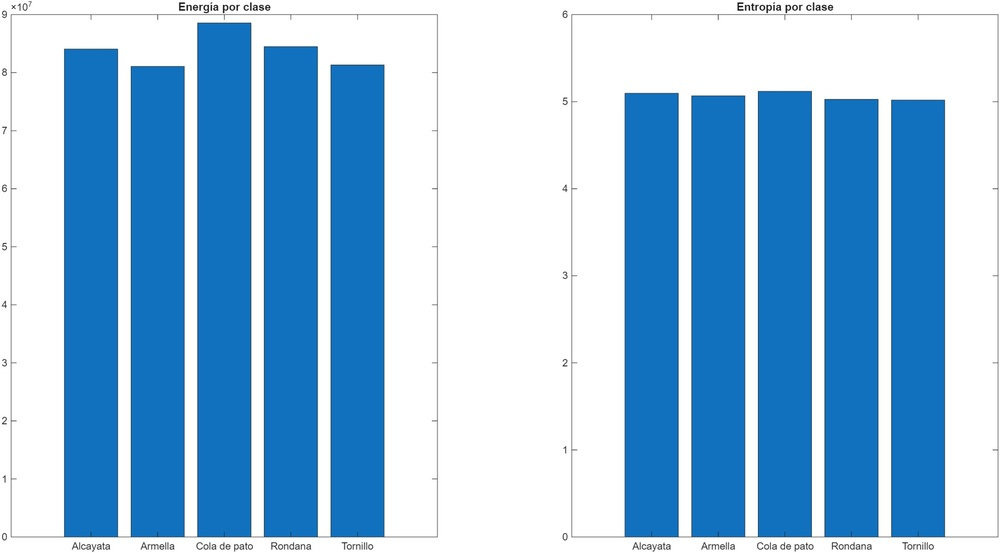
%> input picture crudos_energia_entropia.jpeg, 1000 x 553 px, shrunk from 2061 x 1140 before the run
$ octave --eval "result = segmentImage(imread('crudos_energia_entropia.jpeg'));"   (GNU Octave 9; MATLAB toolbox functions it lacks are replaced by stand-ins)
%> lines starting %> are read from the running program, lines starting %| are printed output that depends on the picture; in (x1, y1, x2, y2) boxes, pixels count from 0 and x2, y2 are one past the last pixel; in counts of white or black regions, pixels touching at a corner belong together; the program's own positions count from 1
function [BW,maskedImage] = segmentImage(X)
%segmentImage Segment image using auto-generated code from Image Segmenter app
%  [BW,MASKEDIMAGE] = segmentImage(X) segments image X using auto-generated
%  code from the Image Segmenter app. The final segmentation is returned in
%  BW, and a masked image is returned in MASKEDIMAGE.

% Auto-generated by imageSegmenter app on 10-Jul-2025
%----------------------------------------------------


% Adjust data to span data range.
X = imadjust(X);
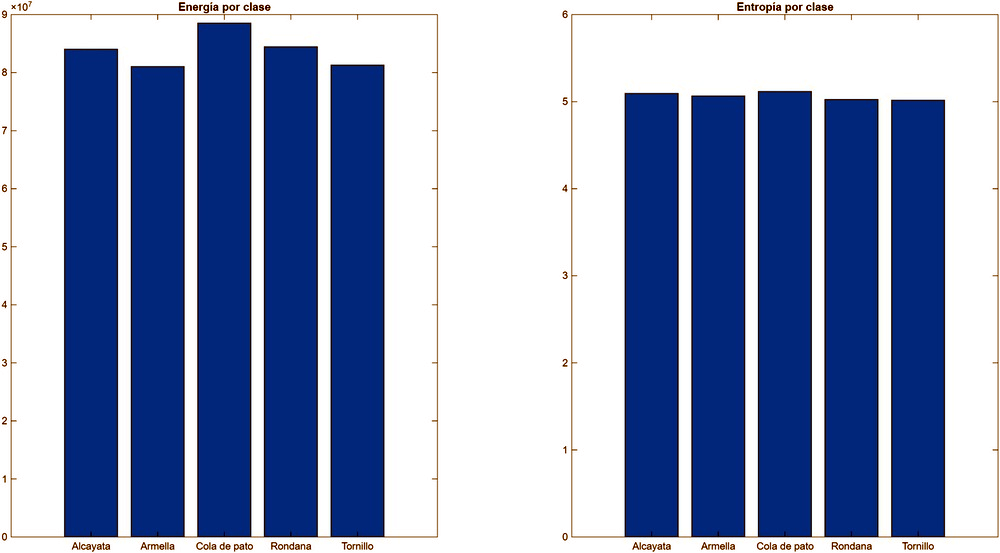
%> X: size 553x1000x3 uint8; mean R, G, B 138.6, 153.3, 188.5

% Threshold image with manual threshold
BW = im2gray(X) > 2.524500e+02;
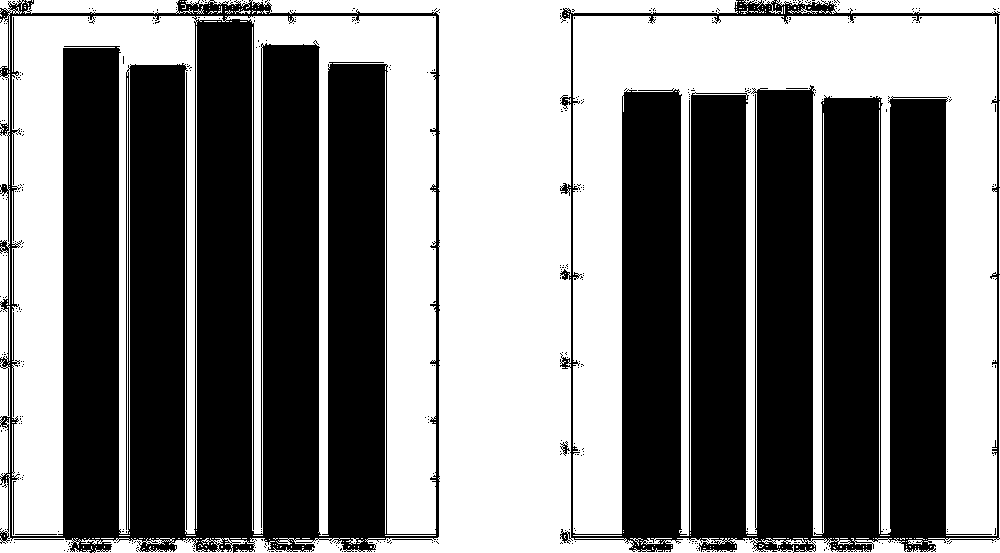
%> BW: size 553x1000 logical; 48.6% white; 246 white regions (220 under 20 px), largest, box (x1, y1, x2, y2) and area: (573, 16, 997, 536) 93363, (0, 0, 1000, 553) 86617, (12, 16, 436, 536) 78661

% Open mask with square
width = 3;
se = strel('square', width);
BW = imopen(BW, se);
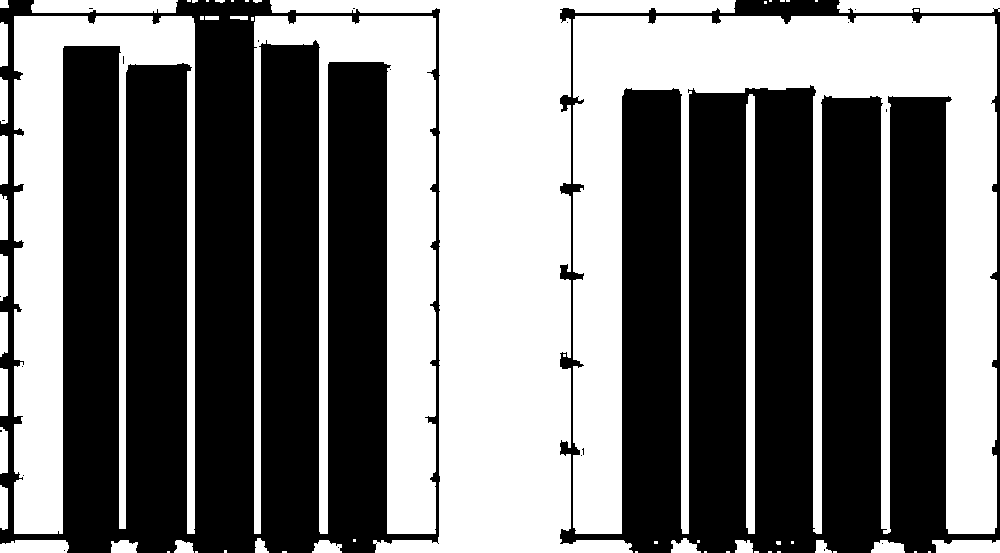
%> BW: size 553x1000 logical; 46.1% white; 63 white regions (32 under 20 px), largest, box (x1, y1, x2, y2) and area: (573, 16, 997, 534) 87303, (270, 0, 736, 553) 77819, (254, 16, 436, 534) 37603

% Create masked image.
maskedImage = X;
maskedImage(~BW) = 0;
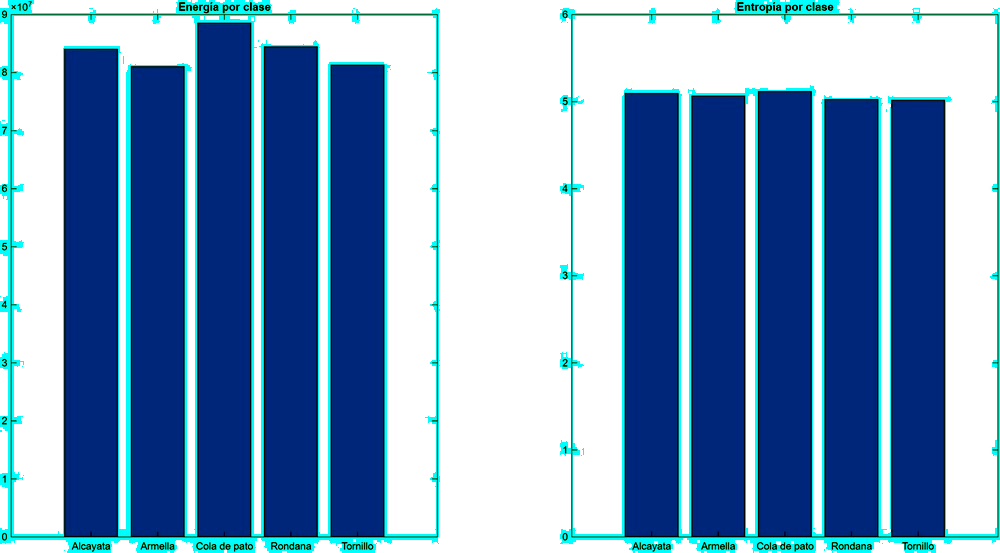
%> maskedImage: size 553x1000x3 uint8; mean R, G, B 117.5, 153.3, 188.5
end

$ run again, on crudos_mat_confusion_88.jpeg
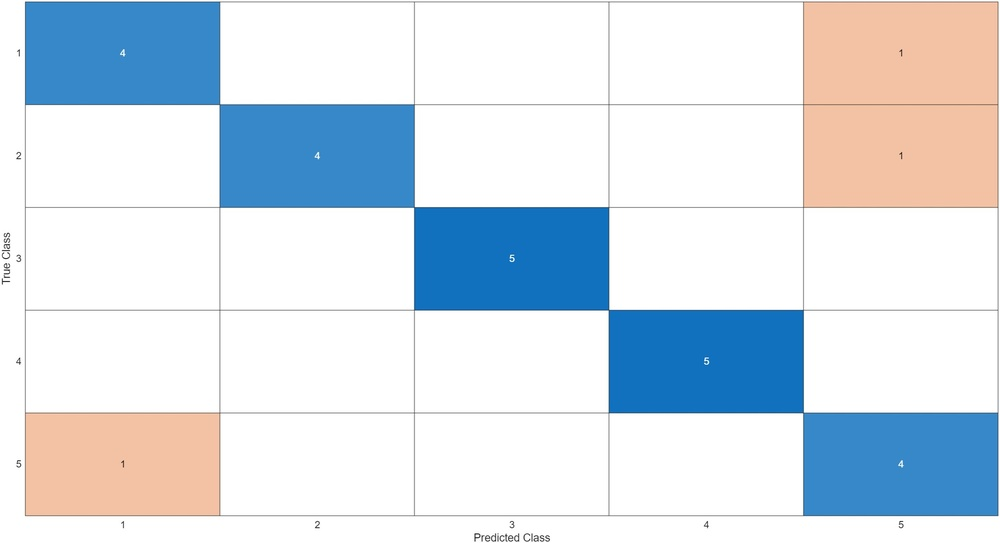
%> input picture crudos_mat_confusion_88.jpeg, 1000 x 543 px, shrunk from 2091 x 1136 before the run
%> in segmentImage, `BW = im2gray(X) > 2.524500e+02;`:
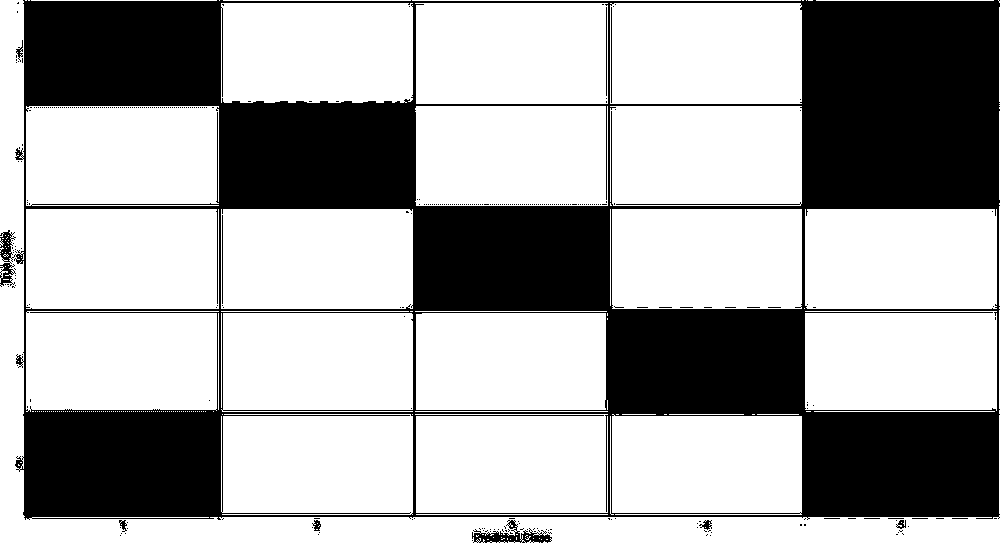
%> BW: size 543x1000 logical; 66.4% white; 339 black regions (329 under 20 px), largest, box (x1, y1, x2, y2) and area: (0, 0, 1000, 520) 180444, (472, 520, 552, 543) 694, (611, 7, 612, 103) 96
%> in segmentImage, `maskedImage(~BW) = 0;`:
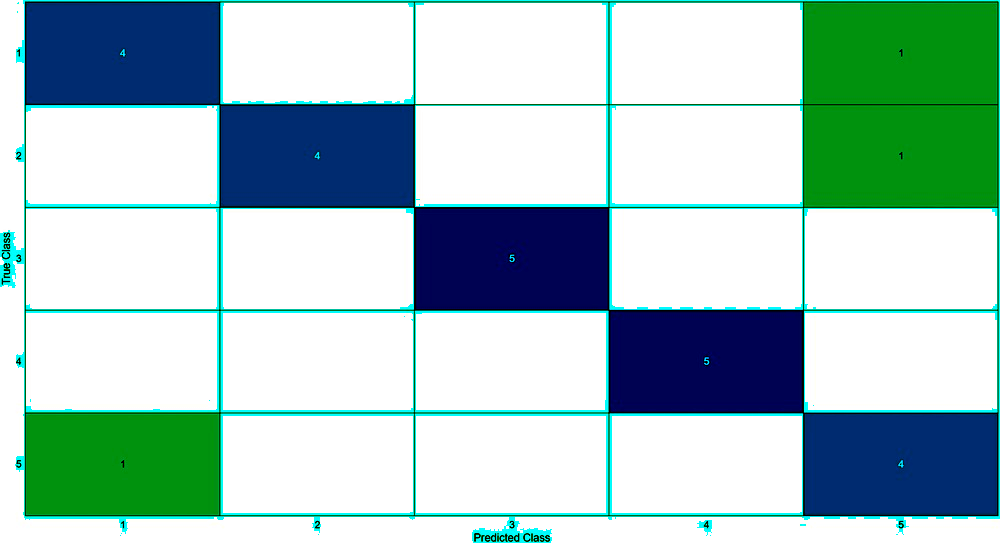
%> maskedImage: size 543x1000x3 uint8; mean R, G, B 165.5, 197.6, 194.9

$ run again, on crudos_media_desv_clase.jpeg
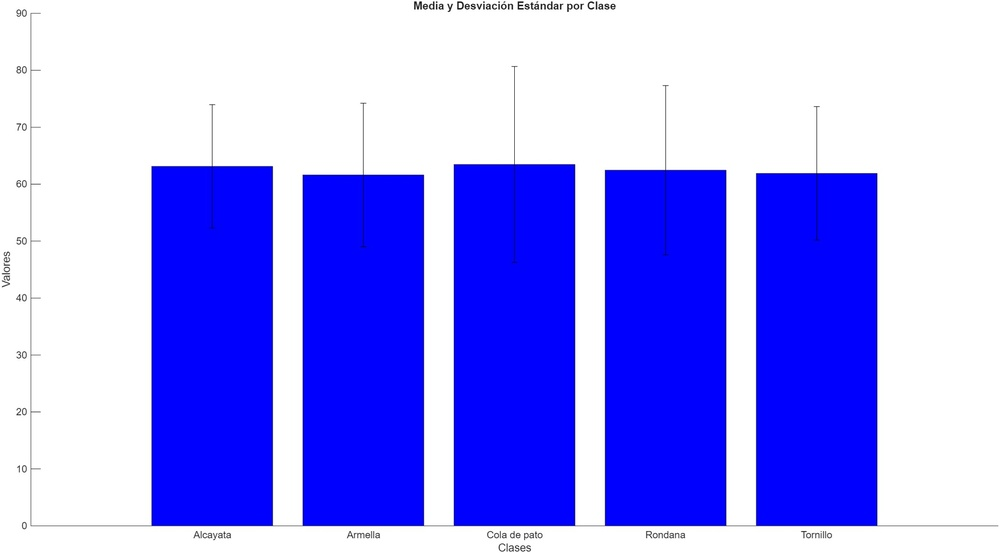
%> input picture crudos_media_desv_clase.jpeg, 1000 x 553 px, shrunk from 2102 x 1163 before the run
%> in segmentImage, `BW = im2gray(X) > 2.524500e+02;`:
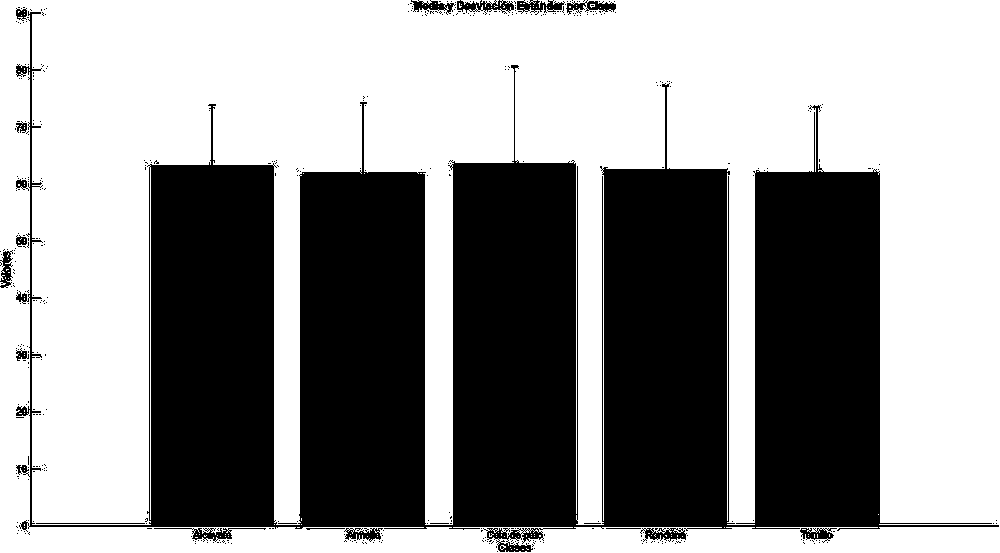
%> BW: size 553x1000 logical; 58% white; 423 black regions (405 under 20 px), largest, box (x1, y1, x2, y2) and area: (16, 11, 999, 552) 227893, (457, 0, 514, 15) 418, (154, 528, 266, 542) 390
%> in segmentImage, `maskedImage(~BW) = 0;`:
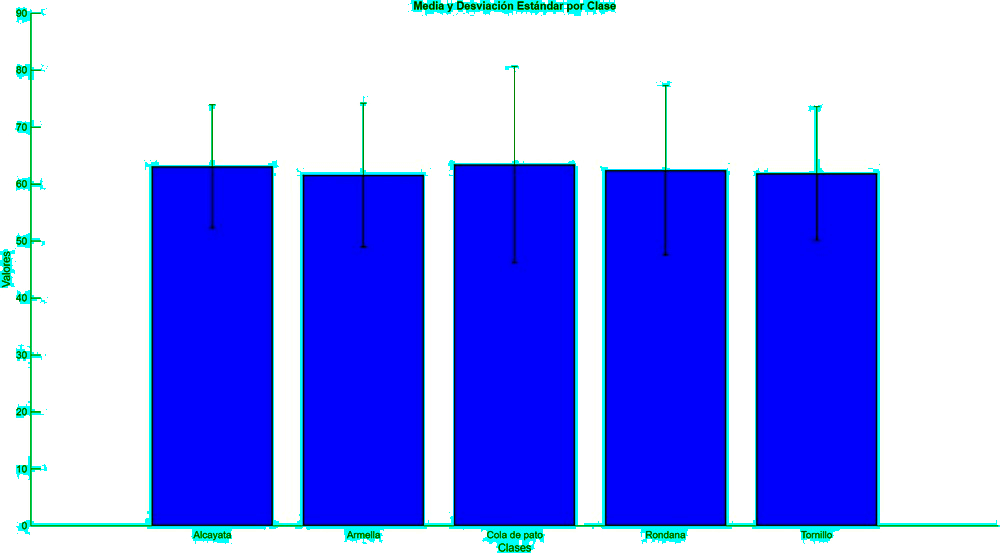
%> maskedImage: size 553x1000x3 uint8; mean R, G, B 145.2, 154.4, 247.5

$ run again, on crudos_media_var_desv_clase.jpeg
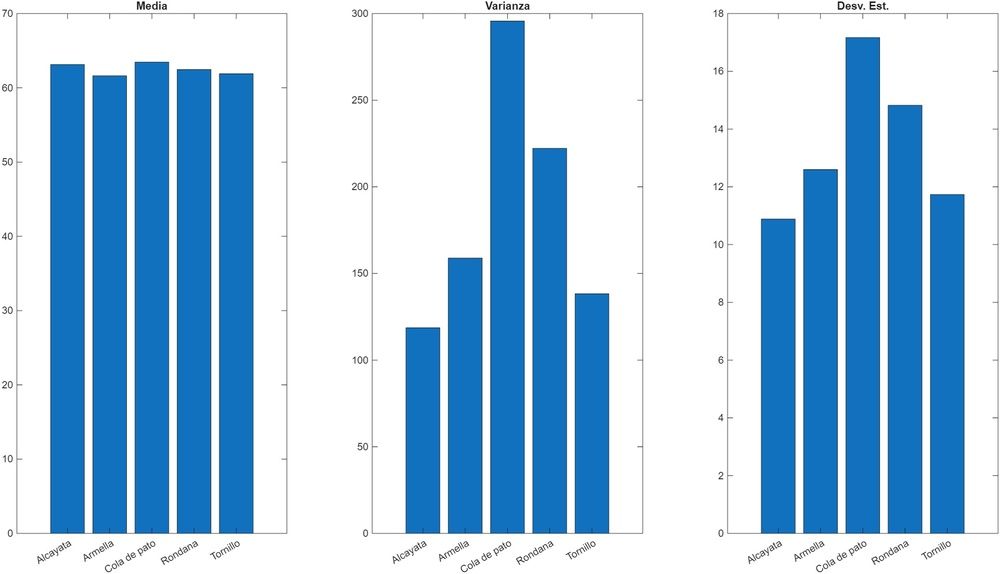
%> input picture crudos_media_var_desv_clase.jpeg, 1000 x 574 px, shrunk from 2072 x 1190 before the run
%> in segmentImage, `BW = im2gray(X) > 2.524500e+02;`:
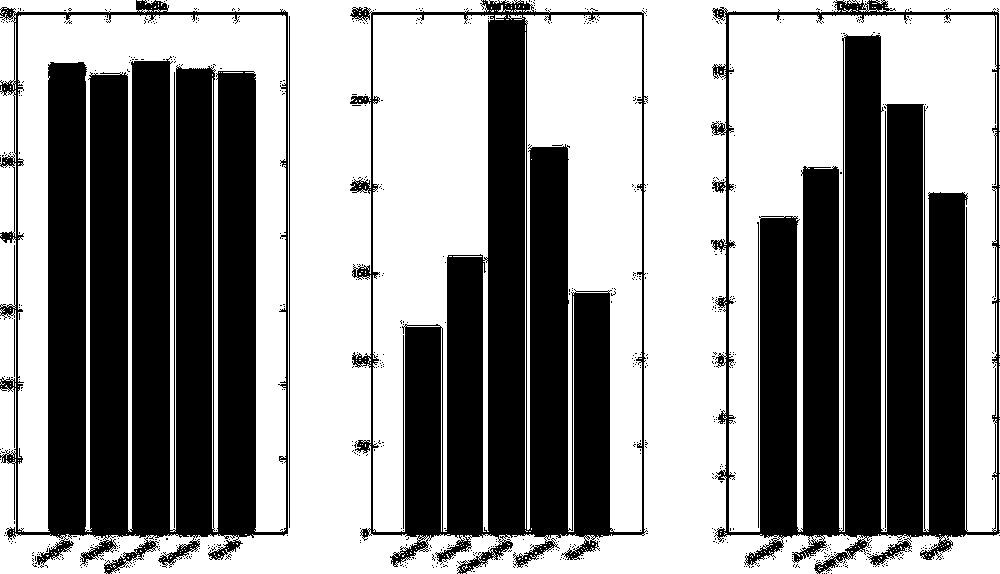
%> BW: size 574x1000 logical; 57.1% white; 697 black regions (687 under 20 px), largest, box (x1, y1, x2, y2) and area: (0, 0, 288, 574) 95365, (711, 0, 1000, 574) 79893, (350, 0, 648, 574) 68107
%> in segmentImage, `maskedImage(~BW) = 0;`:
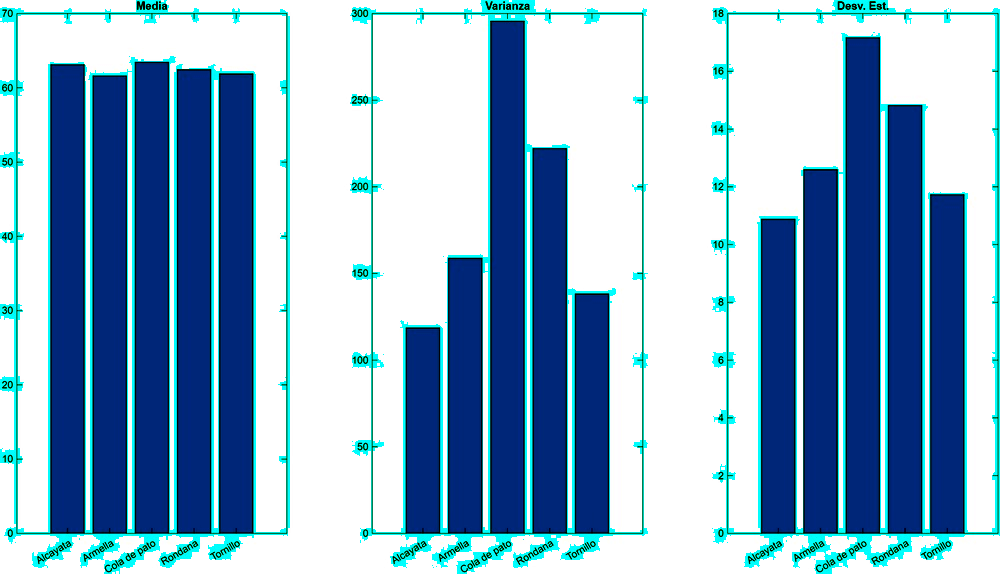
%> maskedImage: size 574x1000x3 uint8; mean R, G, B 138.9, 174.1, 199.5
